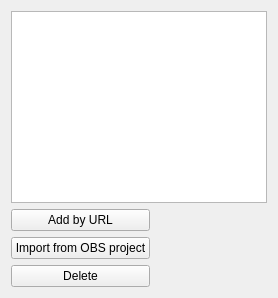
           <widget class="QWidget" name="kickstartRepositoriesTab">
            <attribute name="title">
             <string>Repositories</string>
            </attribute>
            <layout class="QGridLayout" name="gridLayout_7">
             <item row="0" column="0" rowspan="5" colspan="3">
              <widget class="QTableView" name="kickstartRepositoriesTableView">
               <attribute name="verticalHeaderVisible">
                <bool>false</bool>
               </attribute>
              </widget>
             </item>
             <item row="5" column="0">
              <widget class="QPushButton" name="addRepositoryButton">
               <property name="text">
                <string>Add by URL</string>
               </property>
              </widget>
             </item>
             <item row="6" column="0">
              <widget class="QPushButton" name="addRepositoryFromProjectButton">
               <property name="text">
                <string>Import from OBS project</string>
               </property>
              </widget>
             </item>
             <item row="7" column="0">
              <widget class="QPushButton" name="removeRepositoryButton">
               <property name="text">
                <string>Delete</string>
               </property>
              </widget>
             </item>
             <item row="6" column="2">
              <spacer name="horizontalSpacer_7">
               <property name="orientation">
                <enum>Qt::Horizontal</enum>
               </property>
               <property name="sizeHint" stdset="0">
                <size>
                 <width>40</width>
                 <height>20</height>
                </size>
               </property>
              </spacer>
             </item>
            </layout>
           </widget>
